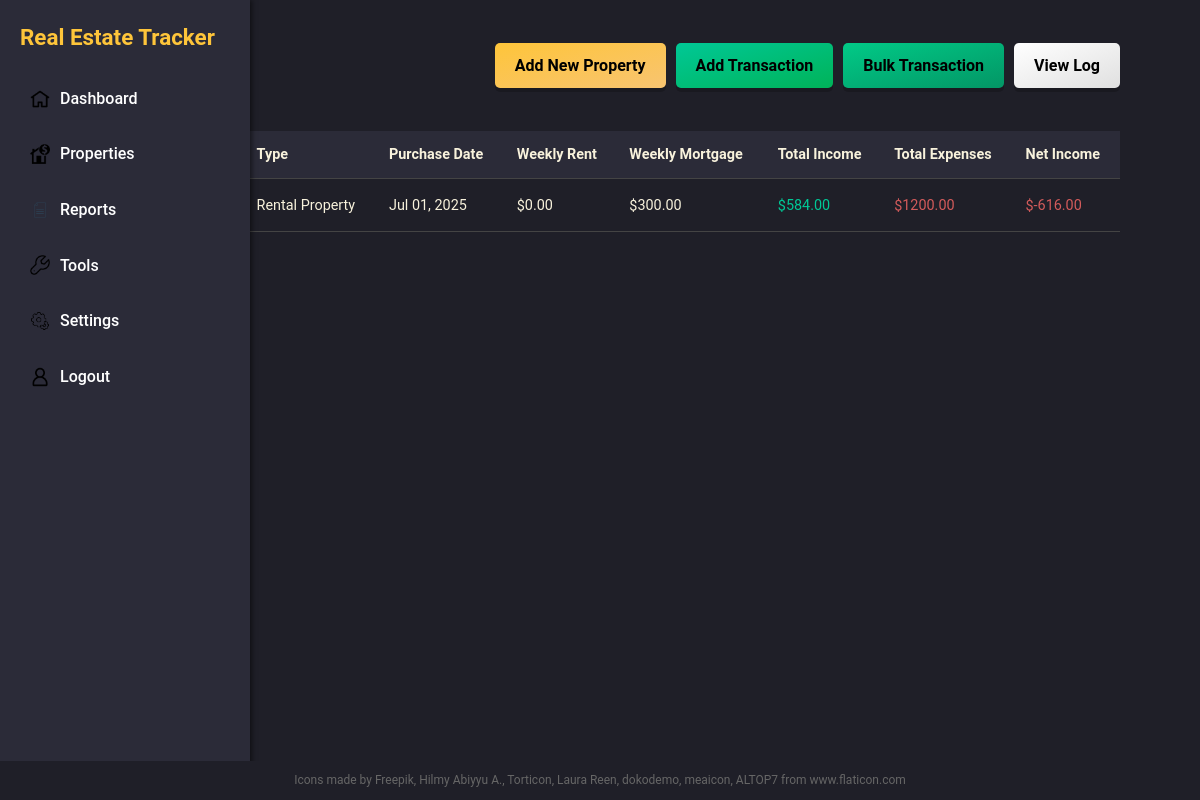
The app's page /properties/ (signed in) with its own data.
### core/models.py (models this page shows, shortened)
class Property(models.Model):
    PROPERTY_TYPES = [
        ('rental', 'Rental Property'),
        ('owner_occupied', 'Owner Occupied'),
        ('owned_outright', 'Owned Outright'),
    ]
    address = models.CharField(max_length=200)
    purchase_date = models.DateField()
    tenant_move_in_date = models.DateField(null=True, blank=True)
    tenant_move_out_date = models.DateField(null=True, blank=True)
    purchase_price = models.DecimalField(max_digits=12, decimal_places=2, null=False, blank=False, help_text="Original purchase price")
    property_type = models.CharField(max_length=20, choices=PROPERTY_TYPES, default='rental')
    weekly_rent = models.DecimalField(max_digits=10, decimal_places=2, default=0, help_text="Weekly rental amount")
    weekly_mortgage = models.DecimalField(max_digits=10, decimal_places=2, default=0, help_text="Weekly mortgage payment")
    created_at = models.DateTimeField(auto_now_add=True)
    def calculate_total_income(self):
        from datetime import date
        from decimal import Decimal
        from django.db.models import Sum
        total_income = Decimal('0.00')
        print(f"Calculating income for {self.address}")
        print(f"Weekly Rent: ${self.weekly_rent}")
        today = date.today()
        for tenant in self.tenant_set.all():
            if tenant.move_in_date <= today:
                days_owned = (today - tenant.move_in_date).days
                weeks_owned = days_owned // 7
                if weeks_owned > 0:
                    total_income += Decimal(str(tenant.weekly_rent)) * weeks_owned
                    print(f"Income from tenant: ${total_income}")
        property_income_result = Transaction.objects.filter(
            property=self,
            transaction_type__in=['rental_income', 'additional_income', 'other_income']
        ).aggregate(Sum('amount'))['amount__sum']
        property_income = property_income_result or Decimal('0.00')
        print(f"Additional Income: ${property_income}")
        total_income += property_income
        print(f"Total Income: ${total_income}")
        return float(total_income)
    def calculate_total_expenses(self):
        from datetime import date
        from decimal import Decimal
        total_expenses = Decimal('0.00')
        print(f"Calculating expenses for {self.address}")
        print(f"Weekly Mortgage: ${self.weekly_mortgage}")
        print(f"Property Type: {self.property_type}")
        if self.property_type != 'owned_outright' and self.weekly_mortgage > 0:
            today = date.today()
            purchase_date = self.purchase_date
            days_owned = (today - purchase_date).days
            if days_owned > 0:
                daily_mortgage = Decimal(str(self.weekly_mortgage)) / Decimal('7')
                total_expenses += daily_mortgage * days_owned
                print(f"Mortgage Expense: ${total_expenses}")
        property_expenses_result = Transaction.objects.filter(
            property=self,
            transaction_type__in=['maintenance', 'taxes', 'insurance', 'other_expense']
        ).aggregate(Sum('amount'))['amount__sum']
        property_expenses = property_expenses_result or Decimal('0.00')
        print(f"Additional Expenses: ${property_expenses}")
        total_expenses += property_expenses
        print(f"Total Expenses: ${total_expenses}")
        return float(total_expenses)
    def calculate_net_income(self):
        return self.calculate_total_income() - self.calculate_total_expenses()

### core/views.py (the view)
# urls.py: path('properties/', views.properties, name='properties'),
@login_required
def properties(request):
    all_properties = Property.objects.all().order_by('-purchase_date')
    properties_with_financials = []
    for property_obj in all_properties:
        prop_data = {
            'property': property_obj,
            'total_income': property_obj.calculate_total_income(),
            'total_expenses': property_obj.calculate_total_expenses(),
            'net_income': property_obj.calculate_net_income(),
        }
        properties_with_financials.append(prop_data)
    context = {
        'properties': properties_with_financials
    }
    return render(request, 'property/properties.html', context)

### core/templates/property/properties.html (shortened to what this page needs)
{% extends 'base.html' %}
{% block content %}
<div class="content-container">
    <div class="properties-page">
        <div style="display: flex; justify-content: space-between; align-items: center; margin-bottom: 20px;">
            <h1>Properties</h1>
            <div style="display: flex; gap: 10px;">
                <a href="{% url 'add_property' %}" class="btn-metallic btn-accent-metallic">Add New Property</a>
                <a href="{% url 'add_transaction' %}" class="btn-metallic btn-positive-metallic">Add Transaction</a>
                <a href="{% url 'add_bulk_transaction' %}" class="btn-metallic btn-alert-metallic">Bulk Transaction</a>
                <a href="{% url 'transaction_log' %}" class="btn-metallic btn-secondary-metallic">View Log</a>
            </div>
        </div>
        {% if properties %}
            <div class="table-container">
                <table class="property-table">
                    <thead>
                        <tr>
                            <th>Property Address</th>
                            <th>Type</th>
                            <th>Purchase Date</th>
                            <th>Weekly Rent</th>
                            <th>Weekly Mortgage</th>
                            <th>Total Income</th>
                            <th>Total Expenses</th>
                            <th>Net Income</th>
                        </tr>
                    </thead>
                    <tbody>
                        {% for prop_data in properties %}
                        <tr>
                            <td>
                                <div style="display: flex; align-items: center; gap: 10px;">
                                    <a href="{% url 'property_detail' prop_data.property.id %}"
                                    style="color: var(--color-gold); text-decoration: none;">
                                    </a>
                                    <a href="{% url 'edit_property' prop_data.property.id %}"
                                    style="color: var(--color-gold); text-decoration: none; font-size: 1.2em;"
                                    title="Edit Property">
                                    </a>
                                </div>
                            </td>
                            <td>{{ prop_data.property.get_property_type_display }}</td>
                            <td>{{ prop_data.property.purchase_date|date:"M d, Y" }}</td>
                            <td>${{ prop_data.property.weekly_rent }}</td>
                            <td>${{ prop_data.property.weekly_mortgage }}</td>
                            <td style="color: var(--color-positive);">${{ prop_data.total_income|floatformat:2 }}</td>
                            <td style="color: var(--color-negative);">${{ prop_data.total_expenses|floatformat:2 }}</td>
                            <td style="color: {% if prop_data.net_income >= 0 %}var(--color-positive){% else %}var(--color-negative){% endif %}">
                                ${{ prop_data.net_income|floatformat:2 }}
                            </td>
                        </tr>
                        {% endfor %}
                    </tbody>
                </table>
            </div>
        {% endif %}
    </div>
</div>
{% endblock %}

### records on screen
Property: property.property_type "Rental Property", property.purchase_date "Jul 01, 2025", property.weekly_rent "0.00", property.weekly_mortgage "300.00", total_income "584.00", total_expenses "1200.00", net_income "-616.00"
